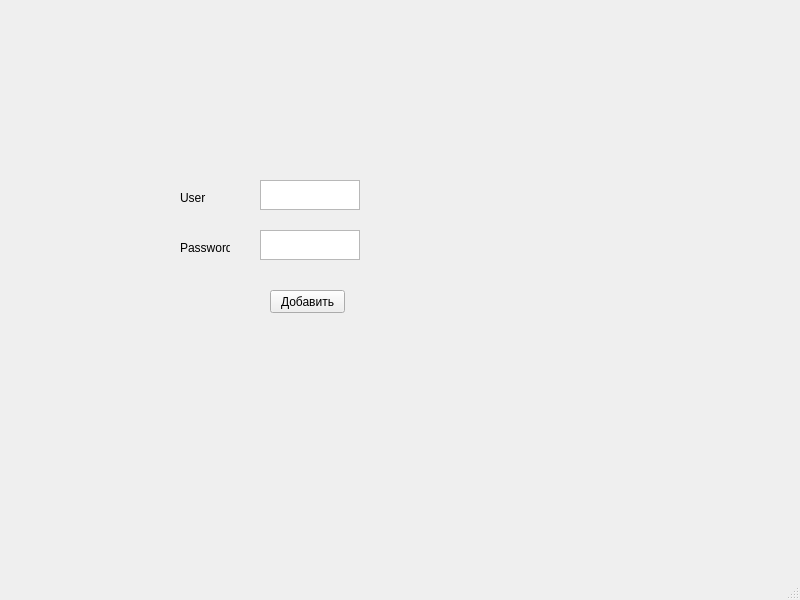
<?xml version="1.0" encoding="UTF-8"?>
<ui version="4.0">
 <class>MainWindow</class>
 <widget class="QMainWindow" name="MainWindow">
  <property name="geometry">
   <rect>
    <x>0</x>
    <y>0</y>
    <width>800</width>
    <height>600</height>
   </rect>
  </property>
  <property name="windowTitle">
   <string>Ввод данных</string>
  </property>
  <widget class="QWidget" name="centralwidget">
   <widget class="QTextEdit" name="textEditUser">
    <property name="geometry">
     <rect>
      <x>260</x>
      <y>180</y>
      <width>100</width>
      <height>30</height>
     </rect>
    </property>
   </widget>
   <widget class="QTextEdit" name="textEditPassword">
    <property name="geometry">
     <rect>
      <x>260</x>
      <y>230</y>
      <width>100</width>
      <height>30</height>
     </rect>
    </property>
   </widget>
   <widget class="QLabel" name="labelUser">
    <property name="geometry">
     <rect>
      <x>180</x>
      <y>190</y>
      <width>50</width>
      <height>15</height>
     </rect>
    </property>
    <property name="text">
     <string>User</string>
    </property>
   </widget>
   <widget class="QLabel" name="labelUser_2">
    <property name="geometry">
     <rect>
      <x>180</x>
      <y>240</y>
      <width>50</width>
      <height>15</height>
     </rect>
    </property>
    <property name="text">
     <string>Password</string>
    </property>
   </widget>
   <widget class="QPushButton" name="pushButton">
    <property name="geometry">
     <rect>
      <x>270</x>
      <y>290</y>
      <width>75</width>
      <height>23</height>
     </rect>
    </property>
    <property name="text">
     <string>Добавить</string>
    </property>
   </widget>
  </widget>
  <widget class="QMenuBar" name="menubar">
   <property name="geometry">
    <rect>
     <x>0</x>
     <y>0</y>
     <width>800</width>
     <height>21</height>
    </rect>
   </property>
  </widget>
  <widget class="QStatusBar" name="statusbar"/>
 </widget>
 <resources/>
 <connections/>
</ui>
